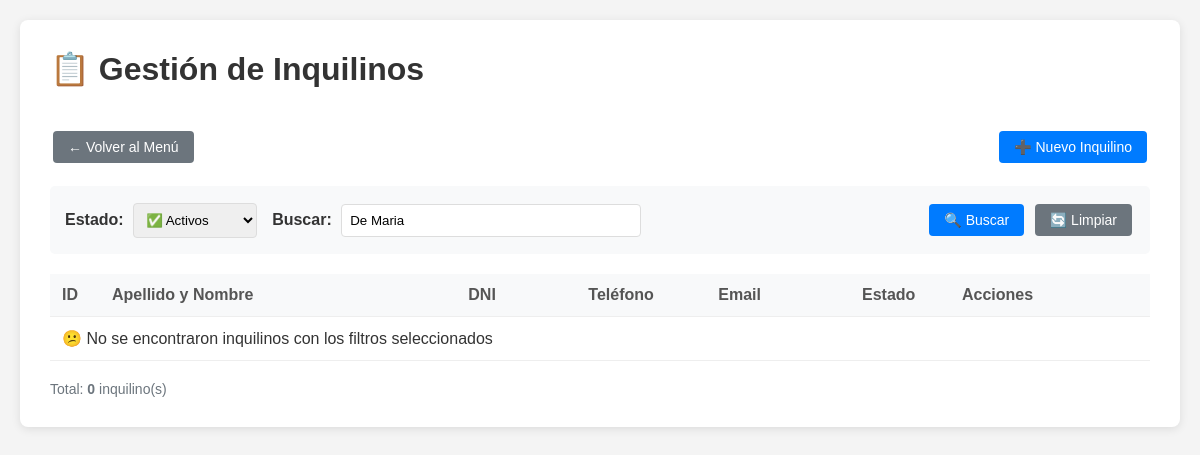
Page /form_inquilinos.php?busqueda=De Maria (signed in) on the earlier database version.
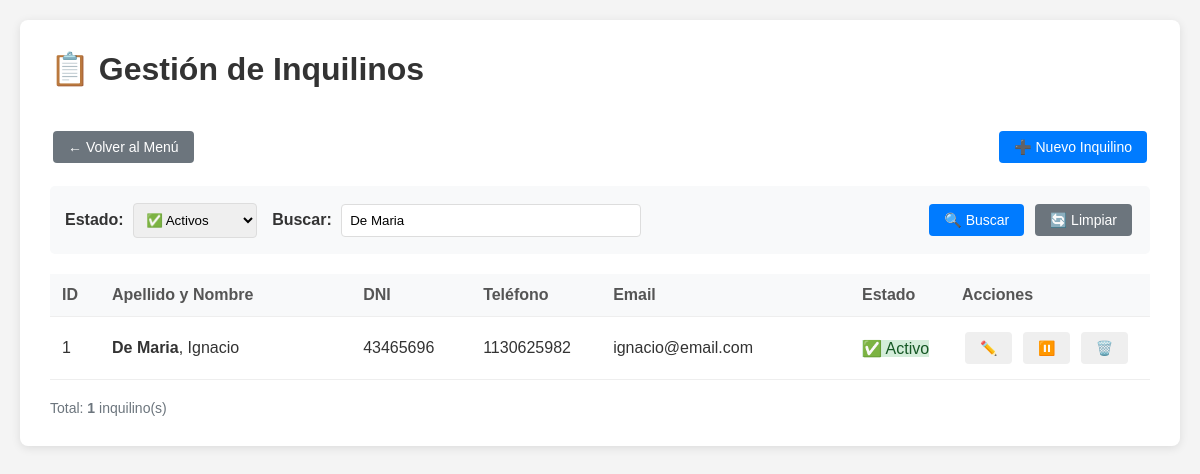
Same page on the later database version.
### tables this page shows
CREATE TABLE `inquilinos` (
  `id` int(11) NOT NULL AUTO_INCREMENT,
  `nombre` varchar(100) NOT NULL,
  `apellido` varchar(100) NOT NULL,
  `dni` varchar(20) NOT NULL,
  `telefono` varchar(50) DEFAULT NULL,
  `email` varchar(100) DEFAULT NULL,
  `direccion` varchar(255) DEFAULT NULL,
  `localidad` varchar(100) DEFAULT NULL,
  `provincia` varchar(100) DEFAULT NULL,
  `observaciones` text DEFAULT NULL,
  `estado` enum('activo','inactivo','eliminado') NOT NULL DEFAULT 'activo',
  `created_at` timestamp NOT NULL DEFAULT current_timestamp(),
  `updated_at` timestamp NOT NULL DEFAULT current_timestamp() ON UPDATE current_timestamp(),
  `deleted_at` timestamp NULL DEFAULT NULL,
  PRIMARY KEY (`id`),
  UNIQUE KEY `dni` (`dni`),
  KEY `idx_inquilino_dni` (`dni`)
);

### form_inquilinos.php (the view, shortened to what the changed rows need)
<?php
require_once 'config.php';
$filtro = $_GET['filtro'] ?? 'activos';
$busqueda = $_GET['busqueda'] ?? '';
$sql = "SELECT * FROM inquilinos WHERE 1=1";
$params = [];
if ($filtro === 'activos') {
    $sql .= " AND estado = 'activo'";
} elseif ($filtro === 'inactivos') {
    $sql .= " AND estado = 'inactivo'";
} elseif ($filtro === 'eliminados') {
    $sql .= " AND estado = 'eliminado'";
}
if (!empty($busqueda)) {
    $sql .= " AND (apellido LIKE :busqueda OR nombre LIKE :busqueda OR dni LIKE :busqueda)";
    $params[':busqueda'] = "%$busqueda%";
}
$sql .= " ORDER BY apellido, nombre";
$stmt = $pdo->prepare($sql);
$stmt->execute($params);
$inquilinos = $stmt->fetchAll();
?>
<!DOCTYPE html>
<html lang="es">
<head>
    <link rel="stylesheet" href="assets/css/styles.css">
</head>
<body class="form-inquilinos">
    <div class="container">
        <h1>📋 Gestión de Inquilinos</h1>
        <table>
            <thead>
                <tr>
                    <th style="width: 50px;">ID</th>
                    <th>Apellido y Nombre</th>
                    <th style="width: 120px;">DNI</th>
                    <th style="width: 130px;">Teléfono</th>
                    <th>Email</th>
                    <th style="width: 100px;">Estado</th>
                    <th style="width: 200px;">Acciones</th>
                </tr>
            </thead>
            <tbody>
                <?php if (count($inquilinos) > 0): ?>
                    <?php foreach ($inquilinos as $inquilino): ?>
                        <tr id="row-<?php echo $inquilino['id'] ?>">
                            <td><?php echo $inquilino['id'] ?></td>
                            <td>
                                <strong><?php echo htmlspecialchars($inquilino['apellido']) ?></strong>,
                                <?php echo htmlspecialchars($inquilino['nombre']) ?>
                            </td>
                            <td><?php echo htmlspecialchars($inquilino['dni']) ?></td>
                            <td><?php echo htmlspecialchars($inquilino['telefono'] ?? '-') ?></td>
                            <td><?php echo htmlspecialchars($inquilino['email'] ?? '-') ?></td>
                            <td>
                                <span class="estado-badge estado-<?php echo $inquilino['estado'] ?>">
                                    <?php
                                    $estados = [
                                        'activo' => '✅ Activo',
                                        'inactivo' => '⏸️ Inactivo',
                                        'eliminado' => '🗑️ Eliminado'
                                    ];
                                    echo $estados[$inquilino['estado']] ?? $inquilino['estado'];
                                    ?>
                                </span>
                            </td>
                            <td>
                                <?php if ($inquilino['estado'] !== 'eliminado'): ?>
                                    <button onclick="editarInquilino(<?php echo $inquilino['id'] ?>)"
                                            class="btn btn-editar" title="Editar">
                                        ✏️
                                    </button>
                                    <?php if ($inquilino['estado'] === 'activo'): ?>
                                        <button onclick="desactivarInquilino(<?php echo $inquilino['id'] ?>)"
                                                class="btn btn-desactivar" title="Desactivar">
                                            ⏸️
                                        </button>
                                    <?php endif; ?>
                                    <button onclick="eliminarInquilino(<?php echo $inquilino['id'] ?>)"
                                            class="btn btn-eliminar" title="Eliminar">
                                        🗑️
                                    </button>
                                <?php else: ?>
                                    <span style="color: #999; font-style: italic;">Eliminado</span>
                                <?php endif; ?>
                            </td>
                        </tr>
                    <?php endforeach; ?>
                <?php else: ?>
                    <tr>
                        <td colspan="7" class="no-data">
                            😕 No se encontraron inquilinos con los filtros seleccionados
                        </td>
                    </tr>
                <?php endif; ?>
            </tbody>
        </table>
        <div style="margin-top: 20px; color: #6c757d; font-size: 14px;">
            Total: <strong><?php echo count($inquilinos) ?></strong> inquilino(s)
        </div>
    </div>
</body>
</html>

Differences in the rows shown:
now on this page (row edited): inquilinos: id "1", apellido "De Maria", nombre "Ignacio", dni "43465696", telefono "1130625982", email "ignacio@email.com", estado "✅ Activo"
Other differences:
count($inquilinos): "0" → "1"
text no longer shown: "😕 No se encontraron inquilinos con los filtros seleccionados"
